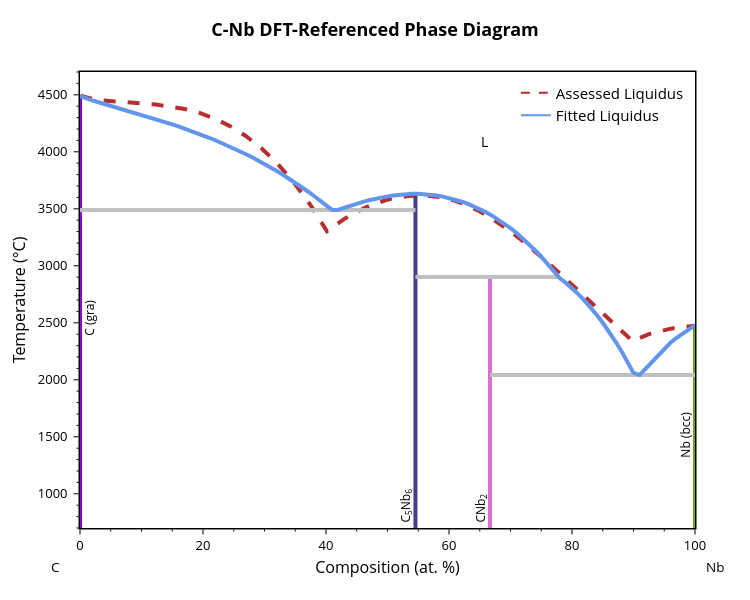
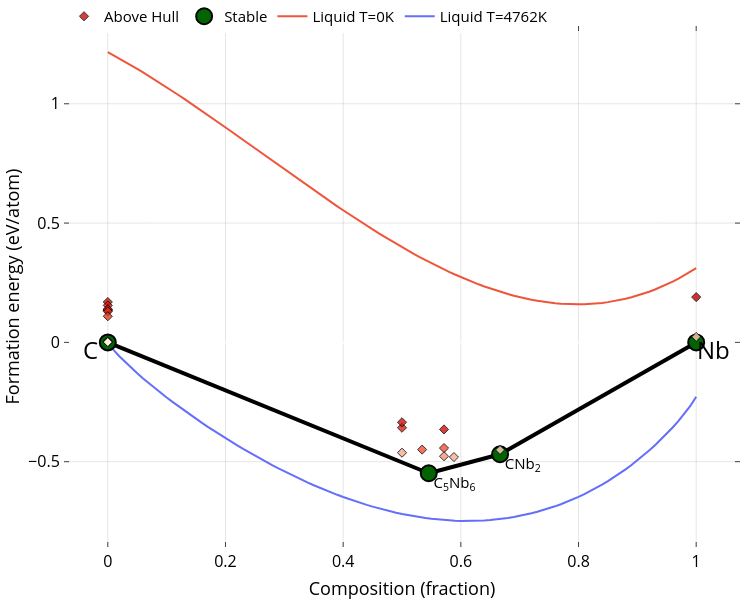
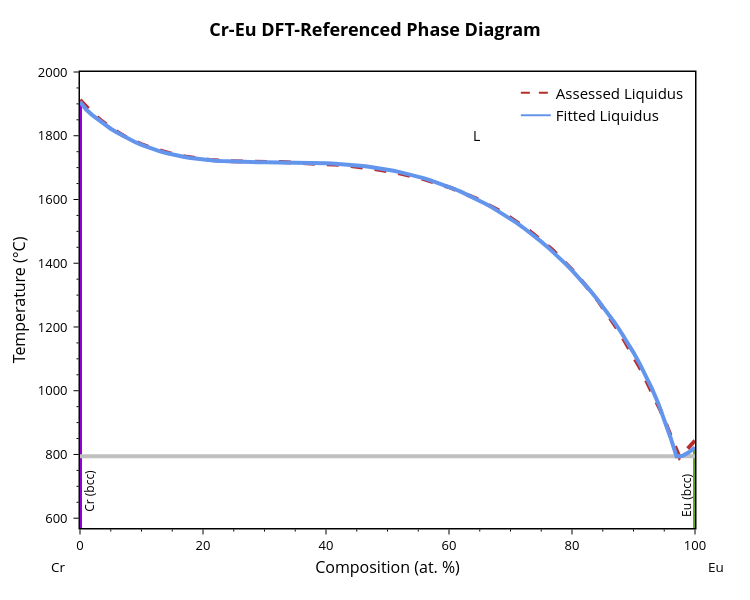
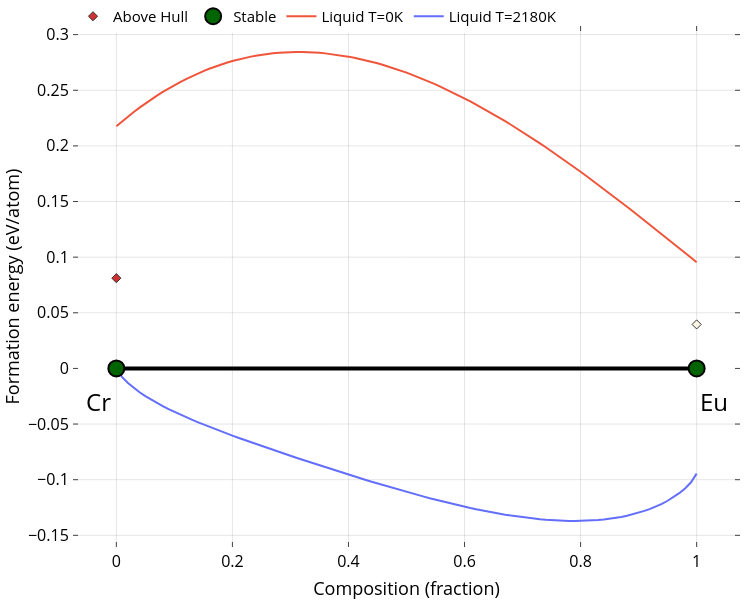

Write notebook code for charts like these, in order.
### Code cell
for sys_name, best_results in fitting_results.items():
    if not all(k in best_results for k in ['L0_a', 'L0_b', 'L1_a', 'L1_b']):
        print(f"{sys_name}: incomplete results, skipping")
        continue

    bl = BinaryLiquid.from_cache(sys_name, param_format=param_format)
    bl.update_params((best_results['L0_a'], best_results['L0_b'], best_results['L1_a'], best_results['L1_b']))
    bl.nmpath = np.array(best_results.get('nmpath', []))

    params_str = [float(f'{p:.2f}') for p in bl.get_params()]
    print(f"\n{sys_name}  params={params_str}  MAE={best_results['mae']:.1f}K  MAPE={best_results['mape']:.2f}%")

    blp = BLPlotter(bl)
    blp.show('nmp', plot_a_params=True)
    blp.show('fit+liq')
    blp.show('ch+g')

### Figure 1 — Plotly figure (JSON) as saved in the notebook; plotly's stock layout.template omitted (floating-point values rounded to 4 significant figures)
{"data": [{"line": {"color": "#B82E2E", "dash": "dash", "width": 4}, "mode": "lines", "showlegend": false, "type": "scatter", "x": [0.03812, 1.877, 3.825, 5.851, 7.953, 10.12, 12.36, 14.66, 17.02, 19.44, 21.9, 24.41, 26.96, 29.54, 32.16, 34.81, 37.48, 40.16, 41.02, 41.92, 42.82, 43.71, 44.61, 45.5, 46.39, 47.28, 48.16, 49.04, 49.91, 50.77, 51.63, 52.49, 53.33, 54.17, 54.99, 56.46, 57.9, 59.32, 60.74, 62.17, 63.62, 65.12, 66.68, 68.32, 70.04, 71.87, 73.81, 75.9, 78.13, 80.53, 83.12, 85.9, 86.13, 86.37, 86.6, 86.84, 87.07, 87.31, 87.54, 87.77, 88.01, 88.24, 88.47, 88.7, 88.94, 89.17, 89.4, 89.63, 89.85, 90.28, 90.76, 91.26, 91.78, 92.32, 92.87, 93.44, 94.02, 94.63, 95.25, 95.88, 96.53, 97.2, 97.88, 98.57, 99.28, 99.96], "y": [4493.0, 4467.0, 4450.0, 4439.0, 4431.0, 4424.0, 4415.0, 4399.0, 4376.0, 4341.0, 4292.0, 4225.0, 4139.0, 4029.0, 3893.0, 3729.0, 3532.0, 3303.0, 3339.0, 3373.0, 3406.0, 3435.0, 3463.0, 3488.0, 3511.0, 3531.0, 3549.0, 3565.0, 3579.0, 3590.0, 3600.0, 3607.0, 3612.0, 3615.0, 3616.0, 3614.0, 3606.0, 3593.0, 3574.0, 3548.0, 3515.0, 3474.0, 3425.0, 3367.0, 3300.0, 3223.0, 3135.0, 3037.0, 2928.0, 2807.0, 2673.0, 2526.0, 2516.0, 2505.0, 2495.0, 2484.0, 2473.0, 2463.0, 2452.0, 2441.0, 2430.0, 2419.0, 2408.0, 2397.0, 2385.0, 2374.0, 2362.0, 2350.0, 2339.0, 2351.0, 2363.0, 2375.0, 2386.0, 2397.0, 2406.0, 2416.0, 2424.0, 2432.0, 2440.0, 2446.0, 2453.0, 2458.0, 2463.0, 2467.0, 2471.0, 2474.0]}, {"hovertemplate": "label=C (graphite)<br>x=%{x}<br>t=%{y}<extra></extra>", "legendgroup": "C (graphite)", "line": {"color": "#9400D3", "dash": "solid", "width": 4}, "marker": {"symbol": "circle"}, "mode": "lines", "name": "C (graphite)", "orientation": "v", "showlegend": false, "type": "scatter", "x": [0, 0, 0, 0, 0, 0, 0, 0, 0, 0, 0, 0, 0, 0, 0, 0, 0, 0, 0, 0, 0, 0, 0, 0, 0, 0, 0, 0, 0, 0, 0, 0, 0, 0, 0, 0, 0, 0, 0, 0, 0, 0, 0], "xaxis": "x", "y": [-273.1, 3490.0, 3531.0, 3574.0, 3615.0, 3654.0, 3692.0, 3729.0, 3764.0, 3799.0, 3831.0, 3863.0, 3894.0, 3923.0, 3951.0, 3979.0, 4005.0, 4030.0, 4055.0, 4078.0, 4101.0, 4123.0, 4144.0, 4165.0, 4185.0, 4204.0, 4223.0, 4241.0, 4259.0, 4276.0, 4293.0, 4309.0, 4325.0, 4341.0, 4357.0, 4373.0, 4388.0, 4404.0, 4419.0, 4435.0, 4450.0, 4467.0, 4489.0], "yaxis": "y"}, {"hovertemplate": "label=Nb6C5<br>x=%{x}<br>t=%{y}<extra></extra>", "legendgroup": "Nb6C5", "line": {"color": "#483D8B", "dash": "solid", "width": 4}, "marker": {"symbol": "circle"}, "mode": "lines", "name": "Nb6C5", "orientation": "v", "showlegend": false, "type": "scatter", "x": [54.55, 54.55, 54.55, 54.55, 54.55, 54.55, 54.55, 54.55, 54.55, 54.55, 54.55, 54.55, 54.55, 54.55, 54.55, 54.55, 54.55, 54.55, 54.55, 54.55, 54.55, 54.55, 54.55, 54.55, 54.55, 54.55, 54.55, 54.55, 54.55, 54.55, 54.55, 54.55, 54.55, 54.55, 54.55, 54.55, 54.55, 54.55, 54.55, 54.55], "xaxis": "x", "y": [-273.1, 2902.0, 2953.0, 3019.0, 3080.0, 3137.0, 3191.0, 3241.0, 3287.0, 3330.0, 3370.0, 3407.0, 3440.0, 3471.0, 3490.0, 3492.0, 3498.0, 3511.0, 3523.0, 3529.0, 3545.0, 3545.0, 3561.0, 3564.0, 3575.0, 3581.0, 3588.0, 3595.0, 3599.0, 3607.0, 3609.0, 3616.0, 3617.0, 3624.0, 3624.0, 3629.0, 3629.0, 3631.0, 3632.0, 3633.0], "yaxis": "y"}, {"hovertemplate": "label=Nb2C<br>x=%{x}<br>t=%{y}<extra></extra>", "legendgroup": "Nb2C", "line": {"color": "#DA70D6", "dash": "solid", "width": 4}, "marker": {"symbol": "circle"}, "mode": "lines", "name": "Nb2C", "orientation": "v", "showlegend": false, "type": "scatter", "x": [66.67, 66.67, 66.67, 66.67, 66.67, 66.67, 66.67, 66.67, 66.67, 66.67, 66.67, 66.67, 66.67, 66.67, 66.67, 66.67], "xaxis": "x", "y": [-273.1, 2042.0, 2061.0, 2161.0, 2255.0, 2342.0, 2424.0, 2500.0, 2571.0, 2636.0, 2697.0, 2752.0, 2803.0, 2850.0, 2892.0, 2902.0], "yaxis": "y"}, {"hovertemplate": "label=Nb (bcc)<br>x=%{x}<br>t=%{y}<extra></extra>", "legendgroup": "Nb (bcc)", "line": {"color": "#66A61E", "dash": "solid", "width": 4}, "marker": {"symbol": "circle"}, "mode": "lines", "name": "Nb (bcc)", "orientation": "v", "showlegend": false, "type": "scatter", "x": [100, 100, 100, 100, 100, 100, 100, 100, 100, 100, 100], "xaxis": "x", "y": [-273.1, 2042.0, 2098.0, 2162.0, 2221.0, 2276.0, 2325.0, 2369.0, 2408.0, 2442.0, 2477.0], "yaxis": "y"}, {"hovertemplate": "x=%{x}<br>y=%{y}<extra></extra>", "legendgroup": "", "line": {"color": "Silver", "dash": "solid", "width": 4}, "marker": {"symbol": "circle"}, "mode": "lines", "name": "", "orientation": "v", "showlegend": false, "type": "scatter", "x": [66.67, 100], "xaxis": "x", "y": [2042.0, 2042.0], "yaxis": "y"}, {"hovertemplate": "x=%{x}<br>y=%{y}<extra></extra>", "legendgroup": "", "line": {"color": "Silver", "dash": "solid", "width": 4}, "marker": {"symbol": "circle"}, "mode": "lines", "name": "", "orientation": "v", "showlegend": false, "type": "scatter", "x": [0, 54.55], "xaxis": "x", "y": [3490.0, 3490.0], "yaxis": "y"}, {"hovertemplate": "x=%{x}<br>y=%{y}<extra></extra>", "legendgroup": "", "line": {"color": "Silver", "dash": "solid", "width": 4}, "marker": {"symbol": "circle"}, "mode": "lines", "name": "", "orientation": "v", "showlegend": false, "type": "scatter", "x": [54.55, 78], "xaxis": "x", "y": [2902.0, 2902.0], "yaxis": "y"}, {"hovertemplate": "label=L<br>x=%{x}<br>t=%{y}<extra></extra>", "legendgroup": "L", "line": {"color": "cornflowerblue", "dash": "solid", "width": 4}, "marker": {"symbol": "circle"}, "mode": "lines", "name": "L", "orientation": "v", "showlegend": false, "type": "scatter", "x": [0, 1, 2, 3, 4, 5, 6, 7.0, 8, 9, 10, 11, 12, 13, 14.0, 15, 16, 17, 18, 19, 20, 21, 22, 23, 24, 25, 26, 27, 28.0, 29.0, 30, 31, 32, 33, 34, 35, 36, 37, 38, 39, 40, 41, 42, 43, 44, 45, 46, 47, 48, 49, 50, 51, 52, 53, 54, 55.0, 56.0, 57.0, 58.0, 59, 60, 61, 62, 63, 64, 65, 66, 67, 68, 69, 70, 71, 72, 73, 74, 75, 76, 77, 78, 79, 80, 81, 82, 83, 84, 85, 86, 87, 88, 89, 90, 91, 92, 93, 94, 95, 96, 97, 98, 99, 100], "xaxis": "x", "y": [4489.0, 4467.0, 4450.0, 4435.0, 4419.0, 4404.0, 4388.0, 4373.0, 4357.0, 4341.0, 4325.0, 4309.0, 4293.0, 4276.0, 4259.0, 4241.0, 4223.0, 4204.0, 4185.0, 4165.0, 4144.0, 4123.0, 4101.0, 4078.0, 4055.0, 4030.0, 4005.0, 3979.0, 3951.0, 3923.0, 3894.0, 3863.0, 3831.0, 3799.0, 3764.0, 3729.0, 3692.0, 3654.0, 3615.0, 3574.0, 3531.0, 3490.0, 3492.0, 3511.0, 3529.0, 3545.0, 3561.0, 3575.0, 3588.0, 3599.0, 3609.0, 3617.0, 3624.0, 3629.0, 3631.0, 3632.0, 3629.0, 3624.0, 3616.0, 3607.0, 3595.0, 3581.0, 3564.0, 3545.0, 3523.0, 3498.0, 3471.0, 3440.0, 3407.0, 3370.0, 3330.0, 3287.0, 3241.0, 3191.0, 3137.0, 3080.0, 3019.0, 2953.0, 2892.0, 2850.0, 2803.0, 2752.0, 2697.0, 2636.0, 2571.0, 2500.0, 2424.0, 2342.0, 2255.0, 2161.0, 2061.0, 2042.0, 2098.0, 2162.0, 2221.0, 2276.0, 2325.0, 2369.0, 2408.0, 2442.0, 2477.0], "yaxis": "y"}, {"line": {"color": "#B82E2E", "dash": "dash"}, "mode": "lines", "name": "Assessed Liquidus", "showlegend": true, "type": "scatter", "x": [null], "y": [null]}, {"marker": {"color": "cornflowerblue"}, "mode": "lines", "name": "Fitted Liquidus", "showlegend": true, "type": "scatter", "x": [null], "y": [null]}], "layout": {"annotations": [{"font": {"color": "black", "size": 12}, "showarrow": false, "text": "C (gra)", "textangle": -90, "x": 1.5, "xanchor": "center", "y": 2546.0, "yanchor": "middle"}, {"font": {"color": "black", "size": 12}, "showarrow": false, "text": "Nb (bcc)", "textangle": -90, "x": 98.5, "xanchor": "center", "y": 1517.0, "yanchor": "middle"}, {"font": {"color": "black", "size": 12}, "showarrow": false, "text": "C<sub>5</sub>Nb<sub>6</sub>", "textangle": -90, "x": 53.05, "xanchor": "center", "y": 898.9, "yanchor": "middle"}, {"font": {"color": "black", "size": 12}, "showarrow": false, "text": "CNb<sub>2</sub>", "textangle": -90, "x": 65.17, "xanchor": "center", "y": 876.8, "yanchor": "middle"}, {"font": {"color": "black", "size": 14}, "showarrow": false, "text": "L", "x": 65.78, "y": 4088.0}, {"font": {"color": "black", "size": 13.5}, "showarrow": false, "text": "C", "x": -0.05, "xanchor": "left", "xref": "paper", "y": -0.086, "yanchor": "middle", "yref": "paper"}, {"font": {"color": "black", "size": 13.5}, "showarrow": false, "text": "Nb", "x": 1.05, "xanchor": "right", "xref": "paper", "y": -0.086, "yanchor": "middle", "yref": "paper"}], "font": {"color": "black", "size": 13}, "height": 600, "legend": {"font": {"size": 15}, "x": 0.99, "xanchor": "right", "y": 0.99, "yanchor": "top"}, "margin": {"b": 72, "r": 55, "t": 72}, "plot_bgcolor": "white", "showlegend": true, "title": {"font": {"color": "black", "size": 18}, "text": "<b>C-Nb DFT-Referenced Phase Diagram</b>", "x": 0.5, "xanchor": "center", "yanchor": "bottom"}, "width": 750, "xaxis": {"linecolor": "black", "linewidth": 1.5, "minor": {"nticks": 5, "tickcolor": "black", "ticklen": 2, "ticks": "outside", "tickwidth": 1}, "mirror": true, "range": [0, 100], "showline": true, "tickcolor": "black", "tickformat": ".0f", "ticklen": 5, "ticks": "outside", "tickwidth": 1, "title": {"font": {"size": 16}, "standoff": 8, "text": "Composition (at. %)"}}, "yaxis": {"linecolor": "black", "linewidth": 1.5, "minor": {"nticks": 5, "tickcolor": "black", "ticklen": 2, "ticks": "outside", "tickwidth": 1}, "mirror": true, "range": [700, 4700], "showline": true, "tickcolor": "black", "ticklen": 5, "ticks": "outside", "ticksuffix": " ", "tickwidth": 1, "title": {"font": {"size": 16}, "standoff": 8, "text": "Temperature (°C)"}}}}

### Figure 2 — Plotly figure (JSON) as saved in the notebook; plotly's stock layout.template omitted (floating-point values rounded to 4 significant figures)
{"data": [{"mode": "lines", "name": "Liquid T=4762K", "type": "scatter", "x": [0, 0.01, 0.02, 0.03, 0.04, 0.05, 0.06, 0.07, 0.08, 0.09, 0.1, 0.11, 0.12, 0.13, 0.14, 0.15, 0.16, 0.17, 0.18, 0.19, 0.2, 0.21, 0.22, 0.23, 0.24, 0.25, 0.26, 0.27, 0.28, 0.29, 0.3, 0.31, 0.32, 0.33, 0.34, 0.35, 0.36, 0.37, 0.38, 0.39, 0.4, 0.41, 0.42, 0.43, 0.44, 0.45, 0.46, 0.47, 0.48, 0.49, 0.5, 0.51, 0.52, 0.53, 0.54, 0.55, 0.56, 0.57, 0.58, 0.59, 0.6, 0.61, 0.62, 0.63, 0.64, 0.65, 0.66, 0.67, 0.68, 0.69, 0.7, 0.71, 0.72, 0.73, 0.74, 0.75, 0.76, 0.77, 0.78, 0.79, 0.8, 0.81, 0.82, 0.83, 0.84, 0.85, 0.86, 0.87, 0.88, 0.89, 0.9, 0.91, 0.92, 0.93, 0.94, 0.95, 0.96, 0.97, 0.98, 0.99, 1], "y": [-3.016e-16, -0.03245, -0.05925, -0.08393, -0.1072, -0.1295, -0.151, -0.1718, -0.1919, -0.2116, -0.2308, -0.2495, -0.2678, -0.2858, -0.3033, -0.3205, -0.3374, -0.354, -0.3702, -0.3861, -0.4017, -0.417, -0.4319, -0.4466, -0.461, -0.475, -0.4888, -0.5023, -0.5154, -0.5282, -0.5408, -0.553, -0.5649, -0.5764, -0.5877, -0.5986, -0.6091, -0.6194, -0.6293, -0.6388, -0.648, -0.6568, -0.6653, -0.6734, -0.6811, -0.6884, -0.6953, -0.7019, -0.708, -0.7138, -0.7191, -0.724, -0.7285, -0.7325, -0.7361, -0.7393, -0.742, -0.7442, -0.746, -0.7472, -0.748, -0.7483, -0.7481, -0.7474, -0.7462, -0.7444, -0.7421, -0.7392, -0.7358, -0.7318, -0.7272, -0.7221, -0.7163, -0.71, -0.703, -0.6953, -0.6871, -0.6782, -0.6686, -0.6583, -0.6473, -0.6356, -0.6231, -0.6099, -0.596, -0.5812, -0.5656, -0.5492, -0.5319, -0.5137, -0.4946, -0.4745, -0.4533, -0.431, -0.4076, -0.3828, -0.3567, -0.3289, -0.299, -0.2664, -0.2275]}, {"mode": "lines", "name": "Liquid T=0K", "type": "scatter", "x": [0, 0.01, 0.02, 0.03, 0.04, 0.05, 0.06, 0.07, 0.08, 0.09, 0.1, 0.11, 0.12, 0.13, 0.14, 0.15, 0.16, 0.17, 0.18, 0.19, 0.2, 0.21, 0.22, 0.23, 0.24, 0.25, 0.26, 0.27, 0.28, 0.29, 0.3, 0.31, 0.32, 0.33, 0.34, 0.35, 0.36, 0.37, 0.38, 0.39, 0.4, 0.41, 0.42, 0.43, 0.44, 0.45, 0.46, 0.47, 0.48, 0.49, 0.5, 0.51, 0.52, 0.53, 0.54, 0.55, 0.56, 0.57, 0.58, 0.59, 0.6, 0.61, 0.62, 0.63, 0.64, 0.65, 0.66, 0.67, 0.68, 0.69, 0.7, 0.71, 0.72, 0.73, 0.74, 0.75, 0.76, 0.77, 0.78, 0.79, 0.8, 0.81, 0.82, 0.83, 0.84, 0.85, 0.86, 0.87, 0.88, 0.89, 0.9, 0.91, 0.92, 0.93, 0.94, 0.95, 0.96, 0.97, 0.98, 0.99, 1], "y": [1.217, 1.203, 1.189, 1.175, 1.161, 1.146, 1.131, 1.116, 1.101, 1.085, 1.069, 1.053, 1.037, 1.02, 1.004, 0.9868, 0.9699, 0.9528, 0.9357, 0.9184, 0.901, 0.8836, 0.8661, 0.8485, 0.8309, 0.8133, 0.7956, 0.778, 0.7603, 0.7427, 0.7251, 0.7076, 0.6901, 0.6726, 0.6553, 0.6381, 0.6209, 0.6039, 0.587, 0.5702, 0.5537, 0.5372, 0.521, 0.5049, 0.4891, 0.4735, 0.4581, 0.4429, 0.428, 0.4134, 0.399, 0.3849, 0.3712, 0.3577, 0.3446, 0.3319, 0.3194, 0.3074, 0.2957, 0.2844, 0.2735, 0.2631, 0.253, 0.2434, 0.2343, 0.2256, 0.2174, 0.2097, 0.2025, 0.1958, 0.1896, 0.184, 0.1789, 0.1744, 0.1705, 0.1671, 0.1644, 0.1623, 0.1607, 0.1599, 0.1597, 0.1601, 0.1612, 0.163, 0.1655, 0.1688, 0.1727, 0.1774, 0.1828, 0.189, 0.196, 0.2037, 0.2123, 0.2216, 0.2318, 0.2428, 0.2547, 0.2674, 0.281, 0.2955, 0.3109]}, {"hoverinfo": "none", "line": {"color": "black", "width": 4}, "mode": "lines", "showlegend": false, "type": "scatter", "x": [0.6667, 1, null, 0.6667, 0.5455, null, 0.5455, 0, null], "y": [-0.4688, 0, null, -0.4688, -0.5484, null, -0.5484, 0, null]}, {"hoverinfo": "skip", "mode": "text", "name": "Labels (stable)", "opacity": 1, "showlegend": false, "text": ["CNb<sub>2</sub>", "C<sub>5</sub>Nb<sub>6</sub>"], "textposition": ["bottom right", "bottom right"], "type": "scatter", "visible": true, "x": [0.6747, 0.5535], "y": [-0.4818, -0.5614]}, {"error_y": {"array": [0, 0, 0, 0], "color": "gray", "thickness": 2.5, "type": "data", "width": 5}, "hoverinfo": "text", "hoverlabel": {"font": {"size": 14}}, "hovertext": ["CNb<sub>2</sub> (mp-569989-GGA) <br>  Formation energy: -0.469 eV/atom <br>  (Stable)", "Nb (mp-75-GGA) <br>  Formation energy: 0.0 eV/atom <br>  (Stable)", "C<sub>5</sub>Nb<sub>6</sub> (mp-2760-GGA) <br>  Formation energy: -0.548 eV/atom <br>  (Stable)", "C (mp-48-GGA) <br>  Formation energy: 0.0 eV/atom <br>  (Stable)"], "marker": {"color": "darkgreen", "line": {"color": "black", "width": 2}, "size": 16}, "mode": "markers", "name": "Stable", "opacity": 0.99, "showlegend": true, "type": "scatter", "x": [0.6667, 1, 0.5455, 0], "y": [-0.4688, 0, -0.5484, 0]}, {"hoverinfo": "text", "hoverlabel": {"font": {"size": 14}}, "hovertext": ["C (mp-2647017-GGA) <br>  Formation energy: 0.169 eV/atom <br>  Energy Above Hull: (+0.169 eV/atom)", "C (mp-632329-GGA) <br>  Formation energy: 0.006 eV/atom <br>  Energy Above Hull: (+0.006 eV/atom)", "C (mp-990424-GGA) <br>  Formation energy: 0.001 eV/atom <br>  Energy Above Hull: (+0.001 eV/atom)", "C (mp-568806-GGA) <br>  Formation energy: 0.004 eV/atom <br>  Energy Above Hull: (+0.004 eV/atom)", "C (mp-1040425-GGA) <br>  Formation energy: 0.001 eV/atom <br>  Energy Above Hull: (+0.001 eV/atom)", "C (mp-990448-GGA) <br>  Formation energy: 0.001 eV/atom <br>  Energy Above Hull: (+0.001 eV/atom)", "C (mp-611448-GGA) <br>  Formation energy: 0.136 eV/atom <br>  Energy Above Hull: (+0.136 eV/atom)", "C (mp-606949-GGA) <br>  Formation energy: 0.002 eV/atom <br>  Energy Above Hull: (+0.002 eV/atom)", "C (mp-997182-GGA) <br>  Formation energy: 0.001 eV/atom <br>  Energy Above Hull: (+0.001 eV/atom)", "C (mp-47-GGA) <br>  Formation energy: 0.155 eV/atom <br>  Energy Above Hull: (+0.155 eV/atom)", "C (mp-616440-GGA) <br>  Formation energy: 0.135 eV/atom <br>  Energy Above Hull: (+0.135 eV/atom)", "C (mp-611426-GGA) <br>  Formation energy: 0.139 eV/atom <br>  Energy Above Hull: (+0.139 eV/atom)", "C (mp-66-GGA) <br>  Formation energy: 0.13 eV/atom <br>  Energy Above Hull: (+0.13 eV/atom)", "C (mp-1096869-GGA) <br>  Formation energy: 0.11 eV/atom <br>  Energy Above Hull: (+0.11 eV/atom)", "Nb (mp-1094120-GGA) <br>  Formation energy: 0.19 eV/atom <br>  Energy Above Hull: (+0.19 eV/atom)", "Nb (mp-1104341-GGA) <br>  Formation energy: 0.023 eV/atom <br>  Energy Above Hull: (+0.023 eV/atom)", "NbC (mp-1094093-GGA) <br>  Formation energy: -0.358 eV/atom <br>  Energy Above Hull: (+0.145 eV/atom)", "NbC (mp-999388-GGA) <br>  Formation energy: -0.335 eV/atom <br>  Energy Above Hull: (+0.168 eV/atom)", "NbC (mp-910-GGA) <br>  Formation energy: -0.462 eV/atom <br>  Energy Above Hull: (+0.04 eV/atom)", "Nb<sub>2</sub>C (mp-2318-GGA) <br>  Formation energy: -0.451 eV/atom <br>  Energy Above Hull: (+0.018 eV/atom)", "Nb<sub>4</sub>C<sub>3</sub> (mp-1220501-GGA) <br>  Formation energy: -0.443 eV/atom <br>  Energy Above Hull: (+0.088 eV/atom)", "Nb<sub>4</sub>C<sub>3</sub> (mp-1220515-GGA) <br>  Formation energy: -0.477 eV/atom <br>  Energy Above Hull: (+0.054 eV/atom)", "Nb<sub>4</sub>C<sub>3</sub> (mp-15660-GGA) <br>  Formation energy: -0.365 eV/atom <br>  Energy Above Hull: (+0.167 eV/atom)", "Nb<sub>10</sub>C<sub>7</sub> (mp-32679-GGA) <br>  Formation energy: -0.481 eV/atom <br>  Energy Above Hull: (+0.04 eV/atom)", "Nb<sub>39</sub>C<sub>34</sub> (mp-1173628-GGA) <br>  Formation energy: -0.449 eV/atom <br>  Energy Above Hull: (+0.088 eV/atom)"], "marker": {"color": [0.169, 0.006, 0.001, 0.004, 0.001, 0.001, 0.136, 0.002, 0.001, 0.155, 0.135, 0.139, 0.13, 0.11, 0.19, 0.023, 0.145, 0.168, 0.04, 0.018, 0.088, 0.054, 0.167, 0.04, 0.088], "colorscale": [[0, "#fff5e3"], [0.5, "#f24324"], [1, "#c40000"]], "line": {"color": "black", "width": 1}, "opacity": 0.8, "size": 7, "symbol": "diamond"}, "mode": "markers", "name": "Above Hull", "showlegend": true, "type": "scatter", "x": [0, 0, 0, 0, 0, 0, 0, 0, 0, 0, 0, 0, 0, 0, 1, 1, 0.5, 0.5, 0.5, 0.6667, 0.5714, 0.5714, 0.5714, 0.5882, 0.5342], "y": [0.1692, 0.005744, 0.001404, 0.003568, 0.001112, 0.0007684, 0.1361, 0.001872, 0.001272, 0.155, 0.1347, 0.1393, 0.1299, 0.1095, 0.1897, 0.02321, -0.3577, -0.3348, -0.4624, -0.4507, -0.4429, -0.4772, -0.3647, -0.4805, -0.4493]}], "layout": {"annotations": [{"align": "center", "font": {"color": "#000000", "size": 24}, "opacity": 1, "showarrow": false, "text": "Nb", "x": 1.03, "xref": "x", "y": -0.03, "yref": "y"}, {"align": "center", "font": {"color": "#000000", "size": 24}, "opacity": 1, "showarrow": false, "text": "C", "x": -0.03, "xref": "x", "y": -0.03, "yref": "y"}], "autosize": true, "coloraxis": {"colorbar": {"x": 1, "y": 0.05, "yanchor": "top"}}, "font": {"color": "black", "size": 15}, "height": 600, "hovermode": "closest", "legend": {"orientation": "h", "tracegroupgap": 7, "traceorder": "reversed", "x": 0, "xanchor": "left", "y": 1.05}, "margin": {"b": 10, "l": 10, "pad": 0, "r": 10, "t": 0}, "paper_bgcolor": "white", "plot_bgcolor": "white", "showlegend": true, "width": 750, "xaxis": {"anchor": "y", "gridcolor": "rgba(0,0,0,0.1)", "mirror": "ticks", "nticks": 8, "showgrid": true, "showline": true, "side": "bottom", "tickfont": {"color": "black", "size": 16}, "ticks": "inside", "title": {"font": {"color": "#000000", "size": 18}, "text": "Composition (fraction)"}, "type": "linear", "zeroline": false}, "yaxis": {"anchor": "x", "gridcolor": "rgba(0,0,0,0.1)", "mirror": "ticks", "showgrid": true, "showline": true, "side": "left", "tickfont": {"color": "black", "size": 16}, "ticks": "inside", "title": {"font": {"color": "#000000", "size": 18}, "text": "Formation energy (eV/atom)"}, "type": "linear"}}}

### Figure 3 — Plotly figure (JSON) as saved in the notebook; plotly's stock layout.template omitted (floating-point values rounded to 4 significant figures)
{"data": [{"line": {"color": "#B82E2E", "dash": "dash", "width": 4}, "mode": "lines", "showlegend": false, "type": "scatter", "x": [0, 1.061, 2.175, 3.345, 4.576, 5.871, 7.235, 8.671, 10.18, 11.78, 13.45, 15.22, 17.08, 19.03, 21.09, 23.24, 25.51, 27.89, 32.7, 37.46, 42.16, 46.8, 51.37, 55.85, 60.25, 64.54, 68.74, 72.81, 76.77, 80.6, 84.28, 87.82, 91.21, 94.43, 97.48, 100], "y": [1912.0, 1890.0, 1869.0, 1849.0, 1831.0, 1814.0, 1798.0, 1784.0, 1772.0, 1760.0, 1751.0, 1742, 1735.0, 1729.0, 1724.0, 1721.0, 1719, 1718.0, 1717.0, 1715.0, 1709.0, 1699.0, 1684.0, 1664.0, 1637.0, 1602.0, 1559.0, 1506.0, 1443.0, 1368.0, 1281.0, 1181.0, 1066.0, 936.7, 790.9, 843.4]}, {"hovertemplate": "label=Cr (bcc)<br>x=%{x}<br>t=%{y}<extra></extra>", "legendgroup": "Cr (bcc)", "line": {"color": "#9400D3", "dash": "solid", "width": 4}, "marker": {"symbol": "circle"}, "mode": "lines", "name": "Cr (bcc)", "orientation": "v", "showlegend": false, "type": "scatter", "x": [0, 0, 0, 0, 0, 0, 0, 0, 0, 0, 0, 0, 0, 0, 0, 0, 0, 0, 0, 0, 0, 0, 0, 0, 0, 0, 0, 0, 0, 0, 0, 0, 0, 0, 0, 0, 0, 0, 0, 0, 0, 0, 0, 0, 0, 0, 0, 0, 0, 0, 0, 0, 0, 0, 0, 0, 0, 0, 0, 0, 0, 0, 0, 0, 0, 0, 0, 0, 0, 0, 0, 0, 0, 0, 0, 0, 0, 0, 0, 0, 0, 0, 0, 0, 0, 0, 0, 0, 0, 0, 0, 0, 0, 0, 0, 0, 0, 0, 0], "xaxis": "x", "y": [-273.1, 794.2, 854.0, 911.7, 961.8, 1007.0, 1047.0, 1085.0, 1120.0, 1152.0, 1183.0, 1212.0, 1239.0, 1265.0, 1290.0, 1313.0, 1336.0, 1357.0, 1378.0, 1397.0, 1416.0, 1434.0, 1451.0, 1468.0, 1483.0, 1498.0, 1513.0, 1526.0, 1540.0, 1552.0, 1564.0, 1575.0, 1586.0, 1596.0, 1606.0, 1615.0, 1624.0, 1632.0, 1640.0, 1647.0, 1654.0, 1660.0, 1666.0, 1672.0, 1677.0, 1682.0, 1686.0, 1690.0, 1694.0, 1697.0, 1700.0, 1703.0, 1705.0, 1707.0, 1709.0, 1710.0, 1712.0, 1713.0, 1714.0, 1715.0, 1715.0, 1716.0, 1716.0, 1716.0, 1717.0, 1717.0, 1717.0, 1717.0, 1717.0, 1717.0, 1717.0, 1718.0, 1718.0, 1719.0, 1719.0, 1720.0, 1722.0, 1723.0, 1725.0, 1727.0, 1730.0, 1733.0, 1737.0, 1741.0, 1746.0, 1751.0, 1757.0, 1764.0, 1772.0, 1780.0, 1789.0, 1799.0, 1810.0, 1822.0, 1835.0, 1849.0, 1865.0, 1882.0, 1907.0], "yaxis": "y"}, {"hovertemplate": "label=Eu (bcc)<br>x=%{x}<br>t=%{y}<extra></extra>", "legendgroup": "Eu (bcc)", "line": {"color": "#66A61E", "dash": "solid", "width": 4}, "marker": {"symbol": "circle"}, "mode": "lines", "name": "Eu (bcc)", "orientation": "v", "showlegend": false, "type": "scatter", "x": [100, 100, 100, 100, 100], "xaxis": "x", "y": [-273.1, 794.2, 795.8, 806.9, 821.8], "yaxis": "y"}, {"hovertemplate": "x=%{x}<br>y=%{y}<extra></extra>", "legendgroup": "", "line": {"color": "Silver", "dash": "solid", "width": 4}, "marker": {"symbol": "circle"}, "mode": "lines", "name": "", "orientation": "v", "showlegend": false, "type": "scatter", "x": [0, 100], "xaxis": "x", "y": [794.2, 794.2], "yaxis": "y"}, {"hovertemplate": "label=L<br>x=%{x}<br>t=%{y}<extra></extra>", "legendgroup": "L", "line": {"color": "cornflowerblue", "dash": "solid", "width": 4}, "marker": {"symbol": "circle"}, "mode": "lines", "name": "L", "orientation": "v", "showlegend": false, "type": "scatter", "x": [0, 1, 2, 3, 4, 5, 6, 7.0, 8, 9, 10, 11, 12, 13, 14.0, 15, 16, 17, 18, 19, 20, 21, 22, 23, 24, 25, 26, 27, 28.0, 29.0, 30, 31, 32, 33, 34, 35, 36, 37, 38, 39, 40, 41, 42, 43, 44, 45, 46, 47, 48, 49, 50, 51, 52, 53, 54, 55.0, 56.0, 57.0, 58.0, 59, 60, 61, 62, 63, 64, 65, 66, 67, 68, 69, 70, 71, 72, 73, 74, 75, 76, 77, 78, 79, 80, 81, 82, 83, 84, 85, 86, 87, 88, 89, 90, 91, 92, 93, 94, 95, 96, 97, 98, 99, 100], "xaxis": "x", "y": [1907.0, 1882.0, 1865.0, 1849.0, 1835.0, 1822.0, 1810.0, 1799.0, 1789.0, 1780.0, 1772.0, 1764.0, 1757.0, 1751.0, 1746.0, 1741.0, 1737.0, 1733.0, 1730.0, 1727.0, 1725.0, 1723.0, 1722.0, 1720.0, 1719.0, 1719.0, 1718.0, 1718.0, 1717.0, 1717.0, 1717.0, 1717.0, 1717.0, 1717.0, 1717.0, 1716.0, 1716.0, 1716.0, 1715.0, 1715.0, 1714.0, 1713.0, 1712.0, 1710.0, 1709.0, 1707.0, 1705.0, 1703.0, 1700.0, 1697.0, 1694.0, 1690.0, 1686.0, 1682.0, 1677.0, 1672.0, 1666.0, 1660.0, 1654.0, 1647.0, 1640.0, 1632.0, 1624.0, 1615.0, 1606.0, 1596.0, 1586.0, 1575.0, 1564.0, 1552.0, 1540.0, 1526.0, 1513.0, 1498.0, 1483.0, 1468.0, 1451.0, 1434.0, 1416.0, 1397.0, 1378.0, 1357.0, 1336.0, 1313.0, 1290.0, 1265.0, 1239.0, 1212.0, 1183.0, 1152.0, 1120.0, 1085.0, 1047.0, 1007.0, 961.8, 911.7, 854.0, 794.2, 795.8, 806.9, 821.8], "yaxis": "y"}, {"line": {"color": "#B82E2E", "dash": "dash"}, "mode": "lines", "name": "Assessed Liquidus", "showlegend": true, "type": "scatter", "x": [null], "y": [null]}, {"marker": {"color": "cornflowerblue"}, "mode": "lines", "name": "Fitted Liquidus", "showlegend": true, "type": "scatter", "x": [null], "y": [null]}], "layout": {"annotations": [{"font": {"color": "black", "size": 12}, "showarrow": false, "text": "Cr (bcc)", "textangle": -90, "x": 1.5, "xanchor": "center", "y": 686.7, "yanchor": "middle"}, {"font": {"color": "black", "size": 12}, "showarrow": false, "text": "Eu (bcc)", "textangle": -90, "x": 98.5, "xanchor": "center", "y": 672.3, "yanchor": "middle"}, {"font": {"color": "black", "size": 14}, "showarrow": false, "text": "L", "x": 64.54, "y": 1801.0}, {"font": {"color": "black", "size": 13.5}, "showarrow": false, "text": "Cr", "x": -0.05, "xanchor": "left", "xref": "paper", "y": -0.086, "yanchor": "middle", "yref": "paper"}, {"font": {"color": "black", "size": 13.5}, "showarrow": false, "text": "Eu", "x": 1.05, "xanchor": "right", "xref": "paper", "y": -0.086, "yanchor": "middle", "yref": "paper"}], "font": {"color": "black", "size": 13}, "height": 600, "legend": {"font": {"size": 15}, "x": 0.99, "xanchor": "right", "y": 0.99, "yanchor": "top"}, "margin": {"b": 72, "r": 55, "t": 72}, "plot_bgcolor": "white", "showlegend": true, "title": {"font": {"color": "black", "size": 18}, "text": "<b>Cr-Eu DFT-Referenced Phase Diagram</b>", "x": 0.5, "xanchor": "center", "yanchor": "bottom"}, "width": 750, "xaxis": {"linecolor": "black", "linewidth": 1.5, "minor": {"nticks": 5, "tickcolor": "black", "ticklen": 2, "ticks": "outside", "tickwidth": 1}, "mirror": true, "range": [0, 100], "showline": true, "tickcolor": "black", "tickformat": ".0f", "ticklen": 5, "ticks": "outside", "tickwidth": 1, "title": {"font": {"size": 16}, "standoff": 8, "text": "Composition (at. %)"}}, "yaxis": {"linecolor": "black", "linewidth": 1.5, "minor": {"nticks": 5, "tickcolor": "black", "ticklen": 2, "ticks": "outside", "tickwidth": 1}, "mirror": true, "range": [569.3, 2000], "showline": true, "tickcolor": "black", "ticklen": 5, "ticks": "outside", "ticksuffix": " ", "tickwidth": 1, "title": {"font": {"size": 16}, "standoff": 8, "text": "Temperature (°C)"}}}}

### Figure 4 — Plotly figure (JSON) as saved in the notebook; plotly's stock layout.template omitted (floating-point values rounded to 4 significant figures)
{"data": [{"mode": "lines", "name": "Liquid T=2180K", "type": "scatter", "x": [0, 0.01, 0.02, 0.03, 0.04, 0.05, 0.06, 0.07, 0.08, 0.09, 0.1, 0.11, 0.12, 0.13, 0.14, 0.15, 0.16, 0.17, 0.18, 0.19, 0.2, 0.21, 0.22, 0.23, 0.24, 0.25, 0.26, 0.27, 0.28, 0.29, 0.3, 0.31, 0.32, 0.33, 0.34, 0.35, 0.36, 0.37, 0.38, 0.39, 0.4, 0.41, 0.42, 0.43, 0.44, 0.45, 0.46, 0.47, 0.48, 0.49, 0.5, 0.51, 0.52, 0.53, 0.54, 0.55, 0.56, 0.57, 0.58, 0.59, 0.6, 0.61, 0.62, 0.63, 0.64, 0.65, 0.66, 0.67, 0.68, 0.69, 0.7, 0.71, 0.72, 0.73, 0.74, 0.75, 0.76, 0.77, 0.78, 0.79, 0.8, 0.81, 0.82, 0.83, 0.84, 0.85, 0.86, 0.87, 0.88, 0.89, 0.9, 0.91, 0.92, 0.93, 0.94, 0.95, 0.96, 0.97, 0.98, 0.99, 1], "y": [-3.771e-17, -0.007823, -0.01314, -0.01756, -0.02144, -0.02494, -0.02814, -0.03112, -0.03392, -0.03657, -0.03909, -0.04151, -0.04383, -0.04608, -0.04826, -0.05038, -0.05246, -0.05448, -0.05647, -0.05843, -0.06035, -0.06225, -0.06412, -0.06598, -0.06781, -0.06963, -0.07143, -0.07321, -0.07498, -0.07674, -0.07849, -0.08023, -0.08195, -0.08367, -0.08537, -0.08707, -0.08875, -0.09042, -0.09208, -0.09373, -0.09537, -0.097, -0.09861, -0.1002, -0.1018, -0.1034, -0.1049, -0.1064, -0.108, -0.1095, -0.1109, -0.1124, -0.1138, -0.1152, -0.1166, -0.118, -0.1193, -0.1206, -0.1218, -0.1231, -0.1242, -0.1254, -0.1265, -0.1276, -0.1286, -0.1296, -0.1305, -0.1314, -0.1323, -0.133, -0.1338, -0.1344, -0.135, -0.1355, -0.136, -0.1364, -0.1367, -0.1369, -0.137, -0.1371, -0.137, -0.1369, -0.1366, -0.1362, -0.1357, -0.1351, -0.1343, -0.1334, -0.1324, -0.1311, -0.1297, -0.1281, -0.1262, -0.1241, -0.1217, -0.1189, -0.1158, -0.1121, -0.1078, -0.1025, -0.09458]}, {"mode": "lines", "name": "Liquid T=0K", "type": "scatter", "x": [0, 0.01, 0.02, 0.03, 0.04, 0.05, 0.06, 0.07, 0.08, 0.09, 0.1, 0.11, 0.12, 0.13, 0.14, 0.15, 0.16, 0.17, 0.18, 0.19, 0.2, 0.21, 0.22, 0.23, 0.24, 0.25, 0.26, 0.27, 0.28, 0.29, 0.3, 0.31, 0.32, 0.33, 0.34, 0.35, 0.36, 0.37, 0.38, 0.39, 0.4, 0.41, 0.42, 0.43, 0.44, 0.45, 0.46, 0.47, 0.48, 0.49, 0.5, 0.51, 0.52, 0.53, 0.54, 0.55, 0.56, 0.57, 0.58, 0.59, 0.6, 0.61, 0.62, 0.63, 0.64, 0.65, 0.66, 0.67, 0.68, 0.69, 0.7, 0.71, 0.72, 0.73, 0.74, 0.75, 0.76, 0.77, 0.78, 0.79, 0.8, 0.81, 0.82, 0.83, 0.84, 0.85, 0.86, 0.87, 0.88, 0.89, 0.9, 0.91, 0.92, 0.93, 0.94, 0.95, 0.96, 0.97, 0.98, 0.99, 1], "y": [0.2177, 0.2221, 0.2263, 0.2304, 0.2344, 0.2381, 0.2417, 0.2452, 0.2485, 0.2516, 0.2546, 0.2574, 0.2601, 0.2626, 0.265, 0.2672, 0.2693, 0.2712, 0.273, 0.2747, 0.2762, 0.2776, 0.2789, 0.28, 0.281, 0.2818, 0.2826, 0.2832, 0.2836, 0.284, 0.2842, 0.2843, 0.2843, 0.2842, 0.284, 0.2836, 0.2832, 0.2826, 0.2819, 0.2811, 0.2802, 0.2792, 0.2781, 0.2769, 0.2756, 0.2742, 0.2727, 0.2711, 0.2695, 0.2677, 0.2658, 0.2639, 0.2618, 0.2597, 0.2575, 0.2552, 0.2529, 0.2505, 0.2479, 0.2454, 0.2427, 0.24, 0.2372, 0.2343, 0.2314, 0.2284, 0.2253, 0.2222, 0.219, 0.2158, 0.2125, 0.2091, 0.2057, 0.2022, 0.1987, 0.1952, 0.1916, 0.1879, 0.1842, 0.1805, 0.1767, 0.1729, 0.1691, 0.1652, 0.1613, 0.1574, 0.1534, 0.1494, 0.1453, 0.1413, 0.1372, 0.1331, 0.129, 0.1248, 0.1207, 0.1165, 0.1123, 0.1081, 0.1039, 0.09968, 0.09546]}, {"hoverinfo": "none", "line": {"color": "black", "width": 4}, "mode": "lines", "showlegend": false, "type": "scatter", "x": [0, 1, null], "y": [0, 0, null]}, {"hoverinfo": "skip", "mode": "text", "name": "Labels (stable)", "opacity": 1, "showlegend": false, "text": [], "textposition": [], "type": "scatter", "visible": true, "x": [], "y": []}, {"error_y": {"array": [0, 0], "color": "gray", "thickness": 2.5, "type": "data", "width": 5}, "hoverinfo": "text", "hoverlabel": {"font": {"size": 14}}, "hovertext": ["Cr (mp-90-GGA) <br>  Formation energy: 0.0 eV/atom <br>  (Stable)", "Eu (mp-20071-GGA) <br>  Formation energy: 0.0 eV/atom <br>  (Stable)"], "marker": {"color": "darkgreen", "line": {"color": "black", "width": 2}, "size": 16}, "mode": "markers", "name": "Stable", "opacity": 0.99, "showlegend": true, "type": "scatter", "x": [0, 1], "y": [0, 0]}, {"hoverinfo": "text", "hoverlabel": {"font": {"size": 14}}, "hovertext": ["Cr (mp-17-GGA) <br>  Formation energy: 0.081 eV/atom <br>  Energy Above Hull: (+0.081 eV/atom)", "Eu (mp-1077457-GGA) <br>  Formation energy: 0.04 eV/atom <br>  Energy Above Hull: (+0.04 eV/atom)"], "marker": {"color": [0.081, 0.04], "colorscale": [[0, "#fff5e3"], [0.5, "#f24324"], [1, "#c40000"]], "line": {"color": "black", "width": 1}, "opacity": 0.8, "size": 7, "symbol": "diamond"}, "mode": "markers", "name": "Above Hull", "showlegend": true, "type": "scatter", "x": [0, 1], "y": [0.08113, 0.03955]}], "layout": {"annotations": [{"align": "center", "font": {"color": "#000000", "size": 24}, "opacity": 1, "showarrow": false, "text": "Cr", "x": -0.03, "xref": "x", "y": -0.03, "yref": "y"}, {"align": "center", "font": {"color": "#000000", "size": 24}, "opacity": 1, "showarrow": false, "text": "Eu", "x": 1.03, "xref": "x", "y": -0.03, "yref": "y"}], "autosize": true, "coloraxis": {"colorbar": {"x": 1, "y": 0.05, "yanchor": "top"}}, "font": {"color": "black", "size": 15}, "height": 600, "hovermode": "closest", "legend": {"orientation": "h", "tracegroupgap": 7, "traceorder": "reversed", "x": 0, "xanchor": "left", "y": 1.05}, "margin": {"b": 10, "l": 10, "pad": 0, "r": 10, "t": 0}, "paper_bgcolor": "white", "plot_bgcolor": "white", "showlegend": true, "width": 750, "xaxis": {"anchor": "y", "gridcolor": "rgba(0,0,0,0.1)", "mirror": "ticks", "nticks": 8, "showgrid": true, "showline": true, "side": "bottom", "tickfont": {"color": "black", "size": 16}, "ticks": "inside", "title": {"font": {"color": "#000000", "size": 18}, "text": "Composition (fraction)"}, "type": "linear", "zeroline": false}, "yaxis": {"anchor": "x", "gridcolor": "rgba(0,0,0,0.1)", "mirror": "ticks", "showgrid": true, "showline": true, "side": "left", "tickfont": {"color": "black", "size": 16}, "ticks": "inside", "title": {"font": {"color": "#000000", "size": 18}, "text": "Formation energy (eV/atom)"}, "type": "linear"}}}
